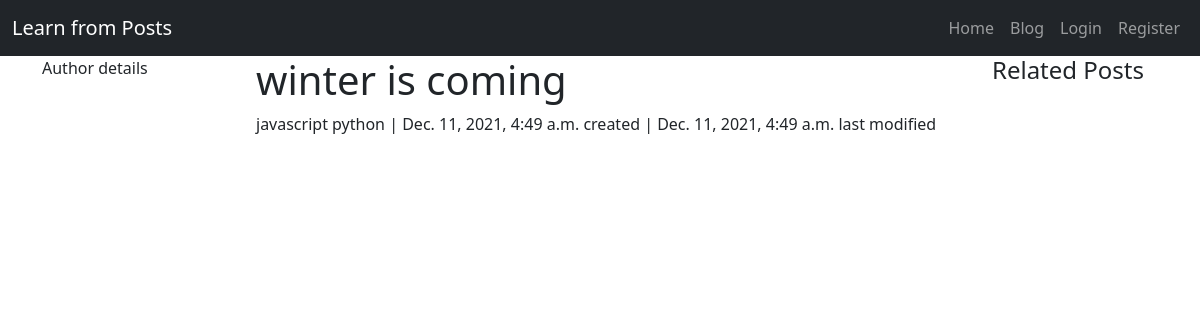
The app's page /posts/e51ed147-e109-4491-b8f4-59fb9736b1ab/ with its own data.
### post/models.py (models this page shows, shortened)
class Post(models.Model):
    post_title = models.CharField(max_length=200, blank=True, null=True)
    post_tags = models.ManyToManyField(Tag)
    post_description = models.TextField(null=True, blank=True)
    post_published = models.DateTimeField(auto_now_add=True)
    post_updated = models.DateTimeField(auto_now=True)
    post_id = models.UUIDField(
        default=uuid.uuid4, primary_key=True, editable=False)

class Tag(models.Model):
    tag_title = models.CharField(max_length=100, blank=True, null=True)
    tag_id = models.UUIDField(
        default=uuid.uuid4, primary_key=True, editable=False)
    def __str__(self, *args, **kwargs):
        return self.tag_title

### post/views.py (the view)
# urls.py: path('posts/<str:id>/', views.view_post, name="view_post"),
def view_post(request, id):
    post = Post.objects.filter(post_id=id).get()
    context = {
        'post': post,
    }
    return render(request, 'post/view-post.html', context)

### post/templates/post/view-post.html (shortened to what this page needs)
{% extends 'index.html' %}
{% block content %}
<div class="container">
    <div class="row">
        <div class="col-md-2 d-sm-none d-xs-none d-md-block">
            Author details
        </div>
        <div class="col-md-8 col-sm-12 ">
            <div class="container">
                <h1>{{post.post_title}}</h1>
                <div class="subtitle">
                    {% for tag in post.post_tags.all %}
                    <span>{{ tag }}</span>
                    {% endfor %}<span>|</span>
                    <span>{{ post.post_published }} created&nbsp;|</span>
                    <span>{{ post.post_updated}} last modified</span>
                </div>
            </div>
        </div>
        <div class="col-md-2 d-sm-none d-md-block">
            <h4>Related&nbsp;Posts</h4>
        </div>
    </div>
</div>
{% endblock content %}

### records on screen
Post: post_title "winter is coming", post_published "Dec. 11, 2021, 4:49 a.m.", post_updated "Dec. 11, 2021, 4:49 a.m."
Tag: tag_title "javascript"
Tag: tag_title "python"
